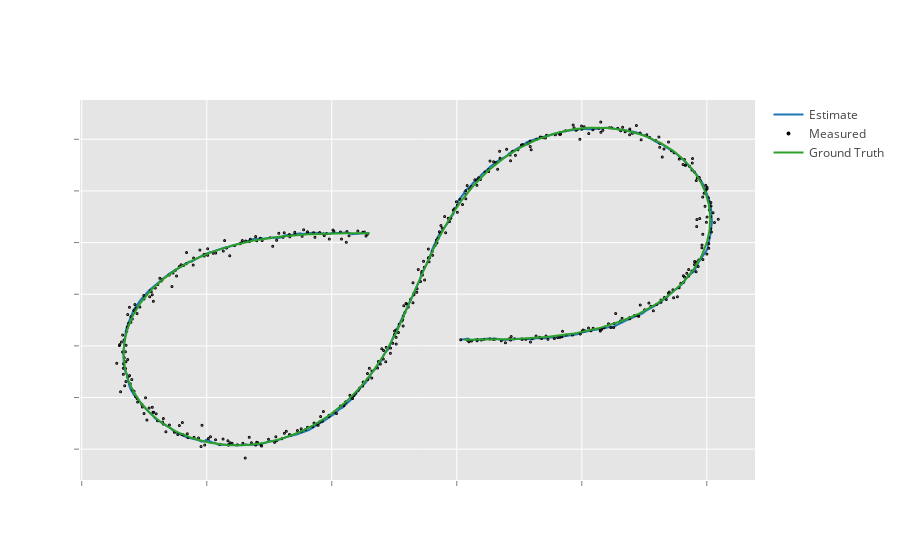

The notebook cell saved with this chart:
### Code cell
#estimations
trace1 = Scatter(
    x=table_ekf_output['px_est'], #Px - Estimated
    y=table_ekf_output['py_est'], #Py - Estimated
    xaxis='x2',
    yaxis='y2',
    name='Estimate'

)

#measurement
trace2 = Scatter(
    x=table_ekf_output['px_meas'], # Px
    y=table_ekf_output['py_meas'], # Py
    xaxis='x2',
    yaxis='y2',
    name='Measured',
    mode='markers',
    marker = dict(
        size = 1,
        color = 'rgba(152, 0, 0, .8)',
        line = dict(
            width = 2,
            color = 'rgb(0, 0, 0)'
        )
    )
)

#ground truth
trace3 = Scatter(
    x=table_ekf_output['px_gt'], # Px - GT
    y=table_ekf_output['py_gt'], # Py - GT
    xaxis='x2',
    yaxis='y2',
    name='Ground Truth'
)

data = [trace1,trace2,trace3]

layout = Layout(
    xaxis2=dict(
   
        anchor='y2'
    ),
    yaxis2=dict(
    
        anchor='x2'
    )
)



layout = Layout(
    paper_bgcolor='rgb(255,255,255)',
    plot_bgcolor='rgb(229,229,229)',
    xaxis2=dict(
        gridcolor='rgb(255,255,255)',
        showgrid=True,
        showline=False,
        showticklabels=False,
        tickcolor='rgb(127,127,127)',
        ticks='outside',
        zeroline=False
    ),
    yaxis2=dict(
        gridcolor='rgb(255,255,255)',
        showgrid=True,
        showline=False,
        showticklabels=False,
        tickcolor='rgb(127,127,127)',
        ticks='outside',
        zeroline=False
    ),
)
fig = Figure(data=data, layout=layout)
py.iplot(fig, filename= 'EKF')

### Figure 1 — Plotly figure (JSON) as saved in the notebook; plotly's stock layout.template omitted (floating-point values rounded to 4 significant figures; data arrays with more than 128 entries replaced by an {"elided": "..."} marker saying what was removed)
{"data": [{"name": "Estimate", "type": "scatter", "x": {"elided": "500 float values"}, "xaxis": "x2", "y": {"elided": "500 float values"}, "yaxis": "y2"}, {"marker": {"color": "rgba(152, 0, 0, .8)", "line": {"color": "rgb(0, 0, 0)", "width": 2}, "size": 1}, "mode": "markers", "name": "Measured", "type": "scatter", "x": {"elided": "500 float values"}, "xaxis": "x2", "y": {"elided": "500 float values"}, "yaxis": "y2"}, {"name": "Ground Truth", "type": "scatter", "x": {"elided": "500 float values"}, "xaxis": "x2", "y": {"elided": "500 float values"}, "yaxis": "y2"}], "layout": {"paper_bgcolor": "rgb(255,255,255)", "plot_bgcolor": "rgb(229,229,229)", "xaxis2": {"gridcolor": "rgb(255,255,255)", "showgrid": true, "showline": false, "showticklabels": false, "tickcolor": "rgb(127,127,127)", "ticks": "outside", "zeroline": false}, "yaxis2": {"gridcolor": "rgb(255,255,255)", "showgrid": true, "showline": false, "showticklabels": false, "tickcolor": "rgb(127,127,127)", "ticks": "outside", "zeroline": false}}}
